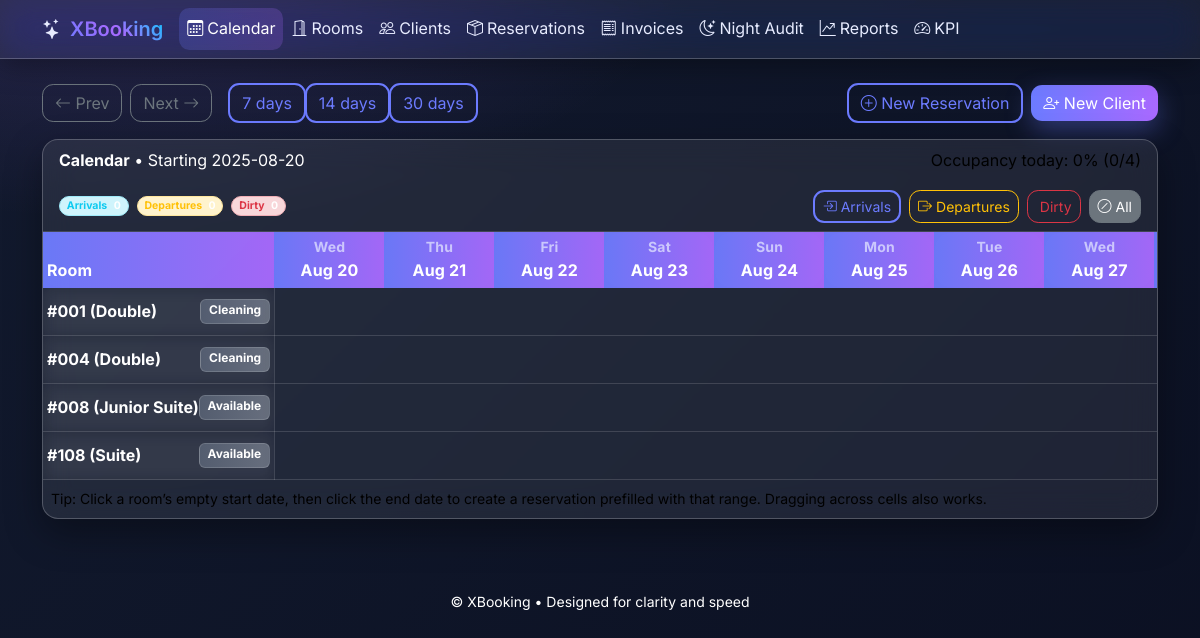
Screenshot of /?start=2025-08-20&days=14 with the database file from the repository.
### hotellapp/models.py (models this page shows, shortened)
class Room(models.Model):
    class Type(models.TextChoices):
        SINGLE = "single", "Single"
        DOUBLE = "double", "Double"
        TWIN = "twin", "Twin"
        SUITE = "suite", "Suite"
        APARTMENT = "apartment", "Serviced Apartment"
        JUNIOR_SUITE = "junior_suite", "Junior Suite"
    class Status(models.TextChoices):
        AVAILABLE = "available", "Available"
        OCCUPIED = "occupied", "Occupied"
        CLEANING = "cleaning", "Cleaning"
    number = models.CharField(max_length=10, unique=True)
    type = models.CharField(max_length=20, choices=Type.choices, default=Type.DOUBLE)
    price_per_night = models.DecimalField(max_digits=8, decimal_places=2, default=Decimal("0.00"))
    status = models.CharField(max_length=15, choices=Status.choices, default=Status.AVAILABLE)

### hotellapp/views.py (the view, shortened to what this page needs)
# urls.py: path("", CalendarView.as_view(), name="calendar"),
class CalendarView(TemplateView):
    template_name = "hotellapp/calendar_ui.html"
    def get_context_data(self, **kwargs):
        ctx = super().get_context_data(**kwargs)
        start_str = self.request.GET.get("start")
        try:
            start = date.fromisoformat(start_str) if start_str else timezone.localdate()
        except ValueError:
            start = timezone.localdate()
        try:
            days = int(self.request.GET.get("days", "14"))
        except ValueError:
            days = 14
        if days not in (7, 14, 30):
            days = 14
        end = start + timedelta(days=days)
        day_list = [start + timedelta(i) for i in range(days)]
        rooms = list(Room.objects.order_by("number"))
        res_qs = (
            Reservation.objects.select_related("client", "room")
            .filter(
                status__in=[Reservation.Status.BOOKED, Reservation.Status.CHECKED_IN],
                check_in__lt=end,
                check_out__gt=start,
            )
            .order_by("room__number", "check_in")
        )
        by_room = {}
        for r in res_qs:
            by_room.setdefault(r.room_id, []).append(r)
        rooms_data = []
        for room in rooms:
            blocks = []
            cells = []
            cursor = 0
            if cursor < days:
                cells.append({"type": "empty", "span": days - cursor})
            rooms_data.append({"room": room, "cells": cells})
        rooms_count = len(rooms) or 1
        occupancy = []
        for d in day_list:
            active_rooms = set()
            for r in res_qs:
                if r.check_in <= d < r.check_out:
                    active_rooms.add(r.room_id)
            count = len(active_rooms)
            percent = int(round(count / rooms_count * 100))
            occupancy.append({"count": count, "percent": percent})
        ctx.update(
            {
                "start": start,
                "days": days,
                "dates": [{"d": d, "dow": d.strftime("%a")} for d in day_list],
                "rooms_data": rooms_data,
                "prev_start": start - timedelta(days=days),
                "next_start": start + timedelta(days=days),
                "occupancy": occupancy,
                "rooms_count": len(rooms),
            }
        )
        return ctx

### templates/hotellapp/calendar_ui.html (shortened to what this page needs)
{% extends "hotellapp/base.html" %}
{% block content %}
<div class="d-flex justify-content-between align-items-center mb-3">
  <div class="d-flex align-items-center gap-2">
    <a class="btn btn-outline-secondary" href="?start={{ prev_start|date:'Y-m-d' }}&days={{ days }}"><i class="bi bi-arrow-left"></i> Prev</a>
    <a class="btn btn-outline-secondary" href="?start={{ next_start|date:'Y-m-d' }}&days={{ days }}">Next <i class="bi bi-arrow-right"></i></a>
    <div class="btn-group ms-2" role="group" aria-label="Range">
      <a class="btn btn-outline-primary {% if days == 7 %}active{% endif %}" href="?start={{ start|date:'Y-m-d' }}&days=7">7 days</a>
      <a class="btn btn-outline-primary {% if days == 14 %}active{% endif %}" href="?start={{ start|date:'Y-m-d' }}&days=14">14 days</a>
      <a class="btn btn-outline-primary {% if days == 30 %}active{% endif %}" href="?start={{ start|date:'Y-m-d' }}&days=30">30 days</a>
    </div>
  </div>
  <div class="d-flex align-items-center gap-2">
    <a class="btn btn-outline-primary" href="{% url 'reservation_add' %}"><i class="bi bi-plus-circle"></i> New Reservation</a>
    <a class="btn btn-primary" href="{% url 'client_add' %}"><i class="bi bi-person-plus"></i> New Client</a>
  </div>
</div>
<div class="card">
  <div class="card-header d-flex justify-content-between align-items-start flex-wrap gap-2">
    <div>
      <strong>Calendar</strong> • Starting {{ start|date:"Y-m-d" }}
    </div>
    <div class="text-muted">
      Occupancy today: {{ occupancy.0.percent }}% ({{ occupancy.0.count }}/{{ rooms_count }})
    </div>
    <div class="w-100 d-flex flex-wrap align-items-center gap-2 mt-2">
      <div class="d-flex align-items-center gap-2 small">
        <span class="badge rounded-pill bg-info-subtle text-info border border-info-subtle">Arrivals <span id="arrivalsCount" class="ms-1">0</span></span>
        <span class="badge rounded-pill bg-warning-subtle text-warning border border-warning-subtle">Departures <span id="departuresCount" class="ms-1">0</span></span>
        <span class="badge rounded-pill bg-danger-subtle text-danger border border-danger-subtle">Dirty <span id="dirtyCount" class="ms-1">0</span></span>
      </div>
      <div class="ms-auto d-flex gap-2">
        <button type="button" class="btn btn-sm btn-outline-primary cal-filter" data-filter="arrival"><i class="bi bi-box-arrow-in-right me-1"></i>Arrivals</button>
        <button type="button" class="btn btn-sm btn-outline-warning cal-filter" data-filter="departure"><i class="bi bi-box-arrow-right me-1"></i>Departures</button>
        <button type="button" class="btn btn-sm btn-outline-danger cal-filter" data-filter="dirty">Dirty</button>
        <button type="button" class="btn btn-sm btn-outline-secondary cal-filter active" data-filter="all"><i class="bi bi-slash-circle me-1"></i>All</button>
      </div>
    </div>
  </div>
  <div class="card-body p-0">
    <div class="table-responsive">
      <table class="table table-sm mb-0 calendar-grid align-middle">
        <thead class="table-light">
          <tr>
            <th style="min-width: 160px;">Room</th>
            {% for d in dates %}
              <th class="text-center" data-date="{{ d.d|date:'Y-m-d' }}">
                <div class="small text-muted">{{ d.dow }}</div>
                <div>{{ d.d|date:"M d" }}</div>
              </th>
            {% endfor %}
          </tr>
        </thead>
        <tbody>
          {% for row in rooms_data %}
            <tr data-room-id="{{ row.room.id }}">
              <th>
                <div class="d-flex justify-content-between">
                  <span>#{{ row.room.number }} ({{ row.room.get_type_display }})</span>
                  <span class="badge bg-secondary">{{ row.room.get_status_display }}</span>
                </div>
              </th>
              {% for cell in row.cells %}
                {% if cell.type == 'empty' %}
                  {% for i in ""|center:cell.span %}
                    <td class="cal-cell cal-empty" data-room-id="{{ row.room.id }}"></td>
                  {% endfor %}
                {% endif %}
              {% endfor %}
            </tr>
          {% endfor %}
        </tbody>
      </table>
    </div>
    <div class="p-2 small text-muted">
      Tip: Click a room’s empty start date, then click the end date to create a reservation prefilled with that range. Dragging across cells also works.
    </div>
  </div>
</div>
{% endblock %}

### static/css/app.css (style rules this page uses)
:root { --brand-primary: #5b6cff; --brand-secondary: #9b5de5; --brand-accent: #00d4ff; --brand-success: #22c55e; --brand-danger: #ef4444; --brand-warning: #f59e0b; --bg-900: #0f172a; --bg-800: #1e293b; --text-100: #ffffff; --text-300: #1e50af; --text-muted: #000000; --status-booked: var(--brand-primary); --status-checked-in: #16a34a; --status-checked-out: #7c3aed; --status-canceled: #dc2626; --room-available: #14b8a6; --room-occupied: #f97316; --room-cleaning: #facc15; --surface: rgba(255,255,255,0.06); --surface-strong: rgba(255,255,255,0.10); --border: rgba(255,255,255,0.15); --space-1: .25rem; --space-2: .5rem; --space-3: .75rem; --space-4: 1rem; --space-6: 1.5rem; --space-8: 2rem; }
html, body { height: 100%; }
body { font-family: "Inter", system-ui, -apple-system, "Segoe UI", Roboto, "Helvetica Neue", Arial, "Noto Sans", sans-serif; line-height: 1.6; background: radial-gradient(1200px 600px at 0% 0%, rgba(155,93,229,0.14), transparent 50%), radial-gradient(1200px 600px at 100% 100%, rgba(0,212,255,0.14), transparent 50%), linear-gradient(135deg, var(--bg-800), var(--bg-900)); color: var(--text-100); }
p, li, dt, dd, label, td, th, small, span, .form-label { color: var(--text-100); }
.text-muted { color: var(--text-muted) !important; }
.card { border: 1px solid var(--border); border-radius: 1rem; background: var(--surface); backdrop-filter: blur(16px); box-shadow: 0 12px 32px rgba(0, 0, 0, 0.25); transition: transform .2s ease, box-shadow .2s ease; color: var(--text-100); }
.card-header { border-bottom-color: var(--border); }
.btn { border-radius: .7rem; }
.btn-primary { background: linear-gradient(90deg, var(--brand-primary), var(--brand-secondary)); border: 0; box-shadow: 0 8px 20px rgba(91,108,255,0.25); transition: all .25s ease; color: #fff; }
.btn-outline-primary { border: 2px solid var(--brand-primary); color: var(--brand-primary); background: transparent; transition: all .25s ease; }
.table, .table tbody, .table tr, .table td, .table th { color: var(--text-100) !important; background-color: transparent; }
.table thead th { background: linear-gradient(90deg, rgba(91,108,255,.9), rgba(155,93,229,.9)); color: #fff !important; border: 0; }
.table > :not(caption) > * > * { border-color: rgba(255,255,255,0.15); }
.table-light, .table-light > * > tr > th, .table-light > * > tr > td { background-color: rgba(255,255,255,0.08) !important; color: var(--text-100) !important; border-color: rgba(255,255,255,0.15) !important; }

### static/css/theme_modern.css (style rules this page uses)
:root { --aurora-1: #6c7bff; --aurora-2: #a969ff; --aurora-3: #00d0ff; --aurora-ink: #e8ecff; --aurora-ink-soft: rgba(232, 236, 255, 0.7); --surface-0: rgba(255,255,255,0.08); --surface-1: rgba(255,255,255,0.12); --border-strong: rgba(255,255,255,0.22); }
body { background: radial-gradient(1200px 600px at 10% -10%, rgba(169,105,255,0.18), transparent 50%), radial-gradient(1000px 500px at 110% 110%, rgba(0,208,255,0.18), transparent 50%), linear-gradient(135deg, #121a2e, #0b1022) !important; color: var(--aurora-ink); }
.card { background: var(--surface-0) !important; border: 1px solid var(--border-strong) !important; border-radius: 1rem !important; box-shadow: 0 14px 36px rgba(0,0,0,.35) !important; transition: transform .18s ease, box-shadow .18s ease !important; }
.btn { border-radius: .7rem !important; }
.btn-primary { background: linear-gradient(90deg, var(--aurora-1), var(--aurora-2)) !important; border: 0 !important; color: #fff !important; box-shadow: 0 10px 26px rgba(108,123,255,.35) !important; }
.btn-outline-primary { border: 2px solid var(--aurora-1) !important; color: var(--aurora-1) !important; background: transparent !important; }
.table, .table tbody, .table tr, .table td, .table th { color: #fff !important; background-color: transparent !important; border-color: rgba(255,255,255,0.14) !important; }
.table thead th { background: linear-gradient(90deg, rgba(108,123,255,.95), rgba(169,105,255,.95)) !important; border: 0 !important; color: #fff !important; text-transform: none; letter-spacing: .2px; }
.table .text-muted { color: var(--aurora-ink-soft) !important; }
.badge.bg-secondary { background: linear-gradient(90deg, rgba(148,163,184,.35), rgba(203,213,225,.35)) !important; color: #fff !important; border: 1px solid rgba(255,255,255,.14); }

### rows the page displays
Room: room.number "001", room.type "Double", room.status "Cleaning"
Room: room.number "004", room.type "Double", room.status "Cleaning"
Room: room.number "008", room.type "Junior Suite", room.status "Available"
Room: room.number "108", room.type "Suite", room.status "Available"

### other values shown
{{ start|date:"Y-m-d" }} "2025-08-20"
{{ occupancy.0.percent }} "0"
{{ occupancy.0.count }} "0"
{{ rooms_count }} "4"
{{ d.dow }} "Wed" "Thu" "Fri" "Sat" "Sun" "Mon" "Tue" "Wed"
{{ d.d|date:"M d" }} "Aug 20" "Aug 21" "Aug 22" "Aug 23" "Aug 24" "Aug 25" "Aug 26" "Aug 27"
